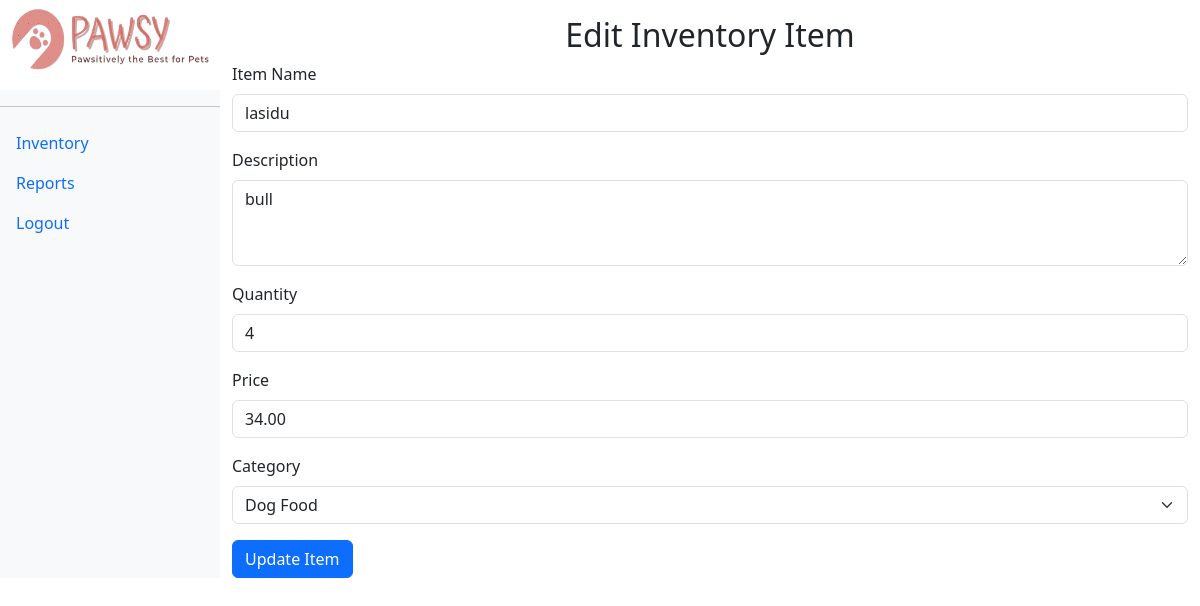
Page /public/edit_item.php?id=18 (signed in) on the committed database.
### tables this page shows
CREATE TABLE `inventory` (
  `id` int(11) NOT NULL,
  `name` varchar(255) NOT NULL,
  `description` text DEFAULT NULL,
  `quantity` int(11) NOT NULL,
  `price` decimal(10,2) NOT NULL,
  `category` varchar(100) DEFAULT NULL,
  `created_at` timestamp NOT NULL DEFAULT current_timestamp()
);

CREATE TABLE `categories` (
  `id` int(11) NOT NULL,
  `name` varchar(100) NOT NULL
);

### public/edit_item.php (the view, shortened to what this page needs)
<?php
require '../config.php';
$id = $_GET['id'];
$stmt = $pdo->prepare("SELECT * FROM inventory WHERE id = ?");
$stmt->execute([$id]);
$item = $stmt->fetch();
$categories = $pdo->query("SELECT * FROM categories")->fetchAll();
?>
<!DOCTYPE html>
<html lang="en">
<head>
    <link href="https://cdn.jsdelivr.net/npm/bootstrap@5.3.0/dist/css/bootstrap.min.css" rel="stylesheet">
</head>
<body>
    <div class="d-flex">
        <?php include 'dashboard.php'; ?>
        <div class="container-fluid mt-3">
            <h2 class="text-center">Edit Inventory Item</h2>
            <form method="POST" action="../backend/edit_item.php">
                <div class="mb-3">
                    <label for="name" class="form-label">Item Name</label>
                    <input type="text" class="form-control" id="name" name="name" value="<?= htmlspecialchars($item['name']) ?>" required>
                </div>
                <div class="mb-3">
                    <label for="description" class="form-label">Description</label>
                    <textarea class="form-control" id="description" name="description" rows="3" required><?= htmlspecialchars($item['description']) ?></textarea>
                </div>
                <div class="mb-3">
                    <label for="quantity" class="form-label">Quantity</label>
                    <input type="number" class="form-control" id="quantity" name="quantity" value="<?= htmlspecialchars($item['quantity']) ?>" required>
                </div>
                <div class="mb-3">
                    <label for="price" class="form-label">Price</label>
                    <input type="number" step="0.01" class="form-control" id="price" name="price" value="<?= htmlspecialchars($item['price']) ?>" required>
                </div>
                <div class="mb-3">
                    <label for="category_id" class="form-label">Category</label>
                    <select class="form-select" id="category_id" name="category_id" required>
                        <?php foreach ($categories as $category): ?>
                            <option value="<?= $category['id'] ?>" <?= $category['name'] == $item['category'] ? 'selected' : '' ?>>
                                <?= $category['name'] ?>
                            </option>
                        <?php endforeach; ?>
                    </select>
                </div>
                <button type="submit" class="btn btn-primary">Update Item</button>
            </form>
        </div>
    </div>
</body>
</html>

### rows in the picture
inventory: name "lasidu", description "bull", quantity "4", price "34.00", category_id "Dog Food"
